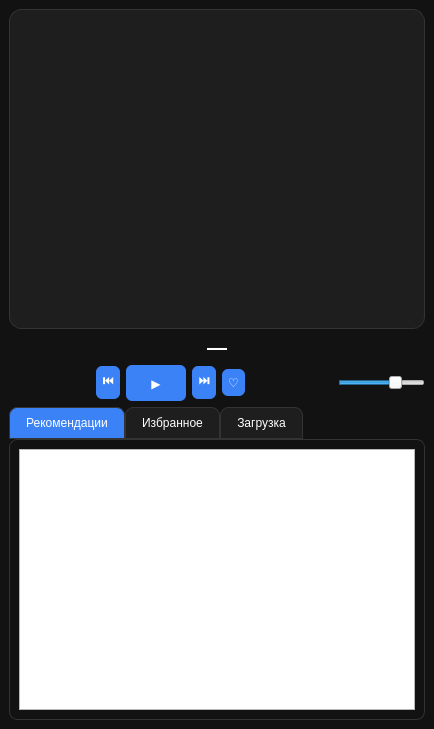
<?xml version="1.0" encoding="UTF-8"?>
<ui version="4.0">
 <class>MainWindow</class>
 <widget class="QMainWindow" name="MainWindow">
  <property name="geometry">
   <rect>
    <x>0</x>
    <y>0</y>
    <width>434</width>
    <height>729</height>
   </rect>
  </property>
  <property name="windowTitle">
   <string>MusicFlow — Плеер</string>
  </property>
  <property name="styleSheet">
   <string notr="true">
QMainWindow {
    background-color: #121212;
    color: #FFFFFF;
    font-family: &quot;Segoe UI&quot;, &quot;Roboto&quot;, sans-serif;
}

QTabWidget::pane {
    border: 1px solid #333;
    border-radius: 8px;
}

QTabBar::tab {
    background: #1E1E1E;
    border: 1px solid #333;
    padding: 8px 16px;
    border-top-left-radius: 8px;
    border-top-right-radius: 8px;
    color: #FFFFFF;
}

QTabBar::tab:selected {
    background: #3B82F6;
    color: #FFFFFF;
}

QTabBar::tab:hover {
    background: #2563EB;
}

QPushButton {
    background-color: #3B82F6;
    border-radius: 6px;
    padding: 6px;
    color: white;
    font-weight: bold;
}

QPushButton:hover {
    background-color: #2563EB;
}

QPushButton:pressed {
    background-color: #1D4ED8;
}

QLineEdit {
    background-color: #1E1E1E;
    border: 2px solid #333;
    border-radius: 6px;
    padding: 6px;
    color: #FFFFFF;
}

QLabel {
    color: #FFFFFF;
}
   </string>
  </property>
  <widget class="QWidget" name="centralwidget">
   <layout class="QVBoxLayout" name="verticalLayout">
    <item>
     <layout class="QVBoxLayout" name="nowPlayingLayout">
      <item>
       <widget class="QLabel" name="trackCoverLabel">
        <property name="minimumSize">
         <size>
          <width>320</width>
          <height>320</height>
         </size>
        </property>
        <property name="styleSheet">
         <string notr="true">QLabel { background-color: #1e1e1e; border: 1px solid #333; border-radius: 12px; }</string>
        </property>
        <property name="text">
         <string/>
        </property>
        <property name="alignment">
         <set>Qt::AlignCenter</set>
        </property>
       </widget>
      </item>
      <item>
       <widget class="QLabel" name="trackTitleLabel">
        <property name="styleSheet">
         <string notr="true">QLabel { font-size: 20px; font-weight: 600; }</string>
        </property>
        <property name="text">
         <string>—</string>
        </property>
        <property name="alignment">
         <set>Qt::AlignCenter</set>
        </property>
       </widget>
      </item>
      <item>
       <layout class="QHBoxLayout" name="controlsLayout">
        <item>
         <spacer name="controlsLeftSpacer">
          <property name="orientation">
           <enum>Qt::Horizontal</enum>
          </property>
          <property name="sizeHint" stdset="0">
           <size>
            <width>40</width>
            <height>20</height>
           </size>
          </property>
         </spacer>
        </item>
        <item>
         <widget class="QPushButton" name="prevTrackButton">
          <property name="text">
           <string>⏮</string>
          </property>
         </widget>
        </item>
        <item>
         <widget class="QPushButton" name="playPauseButton">
          <property name="minimumSize">
           <size>
            <width>60</width>
            <height>36</height>
           </size>
          </property>
          <property name="text">
           <string>▶️</string>
          </property>
         </widget>
        </item>
        <item>
         <widget class="QPushButton" name="nextTrackButton">
          <property name="text">
           <string>⏭</string>
          </property>
         </widget>
        </item>
        <item>
         <widget class="QPushButton" name="favoriteButton">
          <property name="text">
           <string>♡</string>
          </property>
         </widget>
        </item>
        <item>
         <spacer name="controlsRightSpacer">
          <property name="orientation">
           <enum>Qt::Horizontal</enum>
          </property>
          <property name="sizeHint" stdset="0">
           <size>
            <width>40</width>
            <height>20</height>
           </size>
          </property>
         </spacer>
        </item>
        <item>
         <widget class="QSlider" name="volumeSlider">
          <property name="minimum">
           <number>0</number>
          </property>
          <property name="maximum">
           <number>100</number>
          </property>
          <property name="value">
           <number>70</number>
          </property>
          <property name="orientation">
           <enum>Qt::Horizontal</enum>
          </property>
         </widget>
        </item>
       </layout>
      </item>
     </layout>
    </item>
    <item>
     <widget class="QTabWidget" name="tabWidget">
      <widget class="QWidget" name="recommendTab">
       <attribute name="title">
        <string>Рекомендации</string>
       </attribute>
       <layout class="QVBoxLayout" name="recommendLayout">
        <item>
         <widget class="QListWidget" name="recommendationList"/>
        </item>
       </layout>
      </widget>
      <widget class="QWidget" name="favoritesTab">
       <attribute name="title">
        <string>Избранное</string>
       </attribute>
       <layout class="QVBoxLayout" name="favoritesLayout">
        <item>
         <widget class="QListWidget" name="favoritesList"/>
        </item>
       </layout>
      </widget>
      <widget class="QWidget" name="uploadTab">
       <attribute name="title">
        <string>Загрузка</string>
       </attribute>
       <layout class="QHBoxLayout" name="uploadLayout">
        <item>
         <layout class="QVBoxLayout" name="uploadLeft">
          <item>
           <widget class="QLineEdit" name="songNameInput">
            <property name="placeholderText">
             <string>Название песни</string>
            </property>
           </widget>
          </item>
          <item>
           <widget class="QPushButton" name="chooseFileButton">
            <property name="text">
             <string>Выбрать песню</string>
            </property>
           </widget>
          </item>
          <item>
           <widget class="QLabel" name="filePathLabel">
            <property name="text">
             <string/>
            </property>
           </widget>
          </item>
          <item>
           <widget class="QPushButton" name="chooseAvatarButton">
            <property name="text">
             <string>Выбрать обложку</string>
            </property>
           </widget>
          </item>
          <item>
           <widget class="QLabel" name="avatarPathLabel">
            <property name="text">
             <string/>
            </property>
           </widget>
          </item>
          <item>
           <widget class="QPushButton" name="uploadButton">
            <property name="text">
             <string>Загрузить</string>
            </property>
           </widget>
          </item>
          <item>
           <widget class="QLabel" name="uploadStatus">
            <property name="text">
             <string/>
            </property>
           </widget>
          </item>
         </layout>
        </item>
        <item>
         <widget class="QLabel" name="uploadCoverPreview">
          <property name="minimumSize">
           <size>
            <width>240</width>
            <height>240</height>
           </size>
          </property>
          <property name="styleSheet">
           <string notr="true">QLabel { background: qlineargradient(x1:0,y1:0,x2:1,y2:1, stop:0 #111, stop:1 #1e1e1e); border: 1px solid #333; border-radius: 12px; }</string>
          </property>
          <property name="text">
           <string/>
          </property>
          <property name="alignment">
           <set>Qt::AlignCenter</set>
          </property>
         </widget>
        </item>
       </layout>
      </widget>
     </widget>
    </item>
   </layout>
  </widget>
 </widget>
 <resources/>
 <connections/>
</ui>
